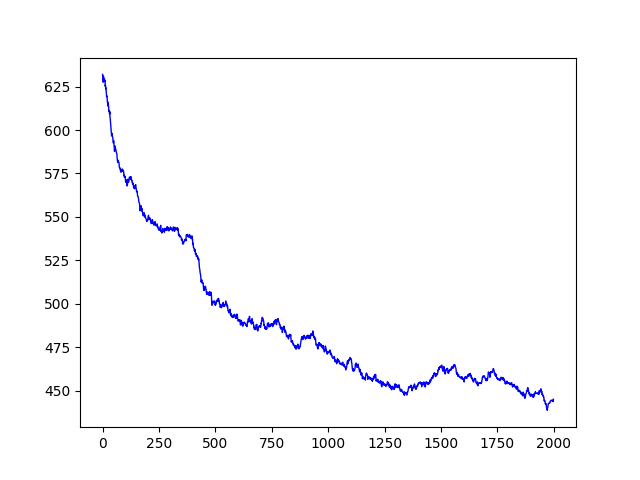

The script that saved this image:
import numpy as np
import matplotlib.pyplot as plt


class BCD:
    def __init__(self, Y, lam: float):
        # Y 200x500    D 200x400    X 400x500
        self.steps = 0
        self.Y = Y.copy()
        self.lam = lam
        self.D = np.random.randn(200, 400)
        for j in range(400):
            self.D[:, j] = self.D[:, j] / np.linalg.norm(self.D[:, j])
        self.X = np.random.randn(400, 500)
        self.f_his = []

    def f(self, X, D):
        return 0.5*np.linalg.norm(self.Y-D@X, "fro") + self.lam * np.linalg.norm(X, 1)

    def step(self, i):
        # use K-SVD and low-rank approximation algorithm.
        # see article "K-SVD: An Algorithm for Designing Overcomplete Dictionaries for Sparse Representation"
        d = self.D[:, i]
        x = self.X[i, :]
        E = self.Y-self.D@self.X+np.outer(d, x)
        U, S, V = np.linalg.svd(E)
        d_opt = U[:, 0]
        x_opt = V[0, :]*S[0]
        for j in range(x_opt.shape[0]):
            if x_opt[j] >= self.lam:
                x_opt[j] -= self.lam
            elif x_opt[j] <= self.lam:
                x_opt[j] += self.lam
            else:
                x_opt[j] = 0
        self.X[i, :] = x_opt
        self.D[:, i] = d_opt
        cur = self.f(self.X, self.D)
        self.f_his.append(cur)

    def start(self):
        while True:
            print("step:", self.steps)
            print("f:", self.f(self.X, self.D), "\n")
            for i in range(400):
                if (i % 100 == 0):
                    print(i, " / 400")
                self.step(i)
            self.steps += 1
            if self.steps >= 5:
                return

    def plot_f(self):
        plt.figure()
        plt.plot(range(len(self.f_his)), self.f_his, color="blue", linewidth=1)
        plt.savefig("bcd_dict.png")
        plt.show()


if __name__ == "__main__":
    np.random.seed(1919810)
    Y = np.random.randn(200, 500)
    lam = 1.0
    bcd = BCD(Y.copy(), lam)
    bcd.start()
    bcd.plot_f()
